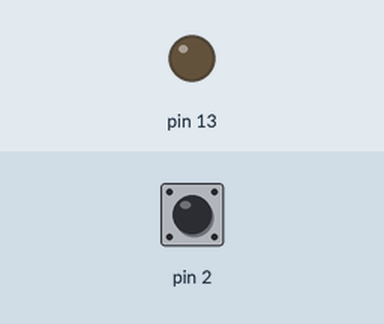
Simulated run of this sketch. Board: Arduino Uno, built with avr-gcc and run on an emulated ATmega328P. On the bench: output pins drawn as LEDs (lit = HIGH). Dashed ring = blinking. Inputs (shaded band) come from the test bench; at power-on: pin 2 HIGH.

Above: at 1.2 s.
1.3 s: pin 2 pulsed LOW 5 times (0.12 s each, 0.3 s apart)
At 1.57 s:
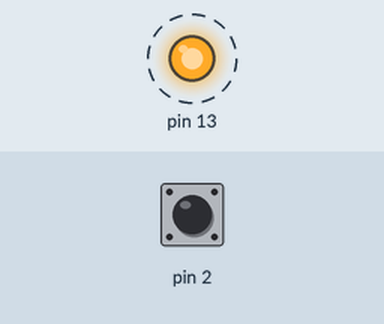
At 3.0 s:
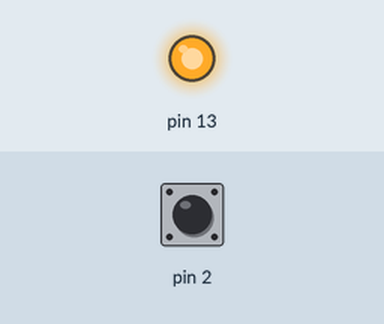
Timing chart, 0 to 4.5 s (numbered marks = the images above; inputs shaded):
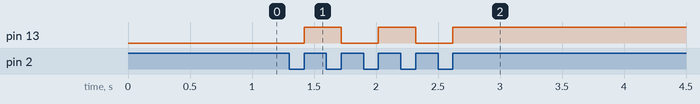

Measured:
- after the input at 1.3 s, pin 13: alternates HIGH for 0.30 s and LOW for 0.30 s, 5 changes in all, then stays HIGH, starting after 0.12 s

The sketch:

Blink-test.ino
```cpp
bool _ABVAR_1_light;

void setup()
{
pinMode( 13 , OUTPUT);
_ABVAR_1_light = false;
pinMode( 2 , INPUT);
}

void loop()
{
if (_ABVAR_1_light)
{
digitalWrite( 13 , HIGH );
}
else
{
digitalWrite( 13 , LOW );
}
if (!( digitalRead( 2) ))
{
delay( 5 );
if (!( digitalRead( 2) ))
{
_ABVAR_1_light = !( _ABVAR_1_light ) ;
while ( !( digitalRead( 2) ) )
{
}

}
}
}
```
